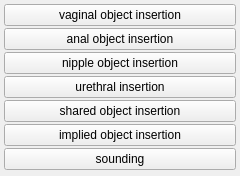
<?xml version="1.0" encoding="UTF-8"?>
<ui version="4.0">
 <class>object_insertion_menu</class>
 <widget class="QWidget" name="object_insertion_menu">
  <property name="geometry">
   <rect><x>0</x><y>0</y><width>240</width><height>176</height></rect>
  </property>
  <layout class="QGridLayout" name="grid">
   <property name="leftMargin"><number>4</number></property>
   <property name="topMargin"><number>4</number></property>
   <property name="rightMargin"><number>4</number></property>
   <property name="bottomMargin"><number>4</number></property>
   <property name="horizontalSpacing"><number>2</number></property>
   <property name="verticalSpacing"><number>2</number></property>
   <item row="0" column="0">
    <widget class="QPushButton" name="chk_vaginal_object_insertion">
     <property name="checkable"><bool>true</bool></property>
     <property name="text"><string>vaginal object insertion</string></property>
     <property name="tags" stdset="0"><string>vaginal object insertion</string></property>
    </widget>
   </item>
   <item row="1" column="0">
    <widget class="QPushButton" name="chk_anal_object_insertion">
     <property name="checkable"><bool>true</bool></property>
     <property name="text"><string>anal object insertion</string></property>
     <property name="tags" stdset="0"><string>anal object insertion</string></property>
    </widget>
   </item>
   <item row="2" column="0">
    <widget class="QPushButton" name="chk_nipple_object_insertion">
     <property name="checkable"><bool>true</bool></property>
     <property name="text"><string>nipple object insertion</string></property>
     <property name="tags" stdset="0"><string>nipple object insertion</string></property>
    </widget>
   </item>
   <item row="3" column="0">
    <widget class="QPushButton" name="chk_urethral_insertion">
     <property name="checkable"><bool>true</bool></property>
     <property name="text"><string>urethral insertion</string></property>
     <property name="tags" stdset="0"><string>urethral insertion</string></property>
    </widget>
   </item>
   <item row="4" column="0">
    <widget class="QPushButton" name="chk_shared_object_insertion">
     <property name="checkable"><bool>true</bool></property>
     <property name="text"><string>shared object insertion</string></property>
     <property name="tags" stdset="0"><string>shared object insertion</string></property>
    </widget>
   </item>
   <item row="5" column="0">
    <widget class="QPushButton" name="chk_implied_object_insertion">
     <property name="checkable"><bool>true</bool></property>
     <property name="text"><string>implied object insertion</string></property>
     <property name="tags" stdset="0"><string>implied object insertion</string></property>
    </widget>
   </item>
   <item row="6" column="0">
    <widget class="QPushButton" name="chk_sounding">
     <property name="checkable"><bool>true</bool></property>
     <property name="text"><string>sounding</string></property>
     <property name="tags" stdset="0"><string>sounding</string></property>
    </widget>
   </item>
  </layout>
 </widget>
 <resources/>
 <connections/>
</ui>
